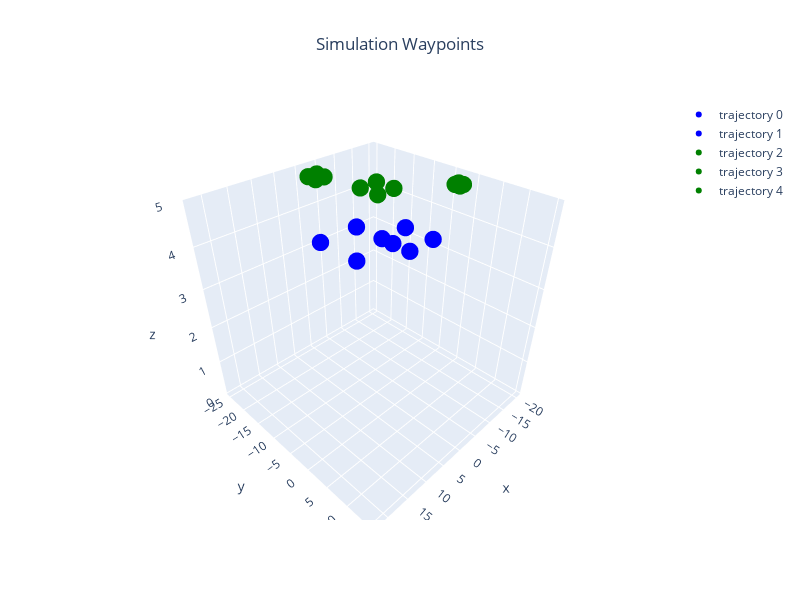

The cell this chart's notebook holds for it:
### Markdown cell above
## Visualization Parameters

### Code cell
homes = [offset[:3] for offset in offsets]
global_paths = [local2global(path, home) for path, home in zip(local_paths, homes)]
models = 2*[('iris',Color.BLUE)]+3*[('iris',Color.GREEN)]  # len must agree with n_vehicles
markers = [ConfigGazebo.create_trajectory_from_array(array=global_paths[i],color=models[i][1]) for i in range(n_vehicles)]
Gazebo.plot_3d_interactive(markers=markers,title="Simulation Waypoints",frames=(0.2, 0.2, 0.6),ground=-0.05)

### Figure 1 — Plotly figure (JSON) as saved in the notebook; plotly's stock layout.template omitted (floating-point values rounded to 4 significant figures)
{"data": [{"marker": {"color": ["blue", "blue", "blue", "blue", "blue"], "size": 6}, "mode": "markers", "name": "trajectory 0", "type": "scatter3d", "x": [5, 5, 10, 10, 5], "y": [5, 10, 10, 5, 5], "z": [5, 5, 5, 5, 5]}, {"marker": {"color": ["blue", "blue", "blue", "blue", "blue"], "size": 6}, "mode": "markers", "name": "trajectory 1", "type": "scatter3d", "x": [10, 10, 17, 17, 10], "y": [0, 7, 7, 0, 0], "z": [5, 5, 5, 5, 5]}, {"marker": {"color": ["green", "green", "green", "green", "green"], "size": 6}, "mode": "markers", "name": "trajectory 2", "type": "scatter3d", "x": [-5, -5, -1, -1, -5], "y": [-10, -6, -6, -10, -10], "z": [5, 5, 5, 5, 5]}, {"marker": {"color": ["green", "green", "green", "green", "green"], "size": 6}, "mode": "markers", "name": "trajectory 3", "type": "scatter3d", "x": [-15, -15, -14, -14, -15], "y": [0, 1, 1, 0, 0], "z": [5, 5, 5, 5, 5]}, {"marker": {"color": ["green", "green", "green", "green", "green"], "size": 6}, "mode": "markers", "name": "trajectory 4", "type": "scatter3d", "x": [0, 0, 2, 2, 0], "y": [-20, -18, -18, -20, -20], "z": [5, 5, 5, 5, 5]}], "layout": {"height": 600, "scene": {"xaxis": {"range": [-21.4, 23.4], "title": {"text": "x"}}, "yaxis": {"range": [-26, 16], "title": {"text": "y"}}, "zaxis": {"range": [-0.05, 5], "title": {"text": "z"}}}, "showlegend": true, "title": {"text": "Simulation Waypoints", "x": 0.5, "xanchor": "center"}, "width": 800}}
